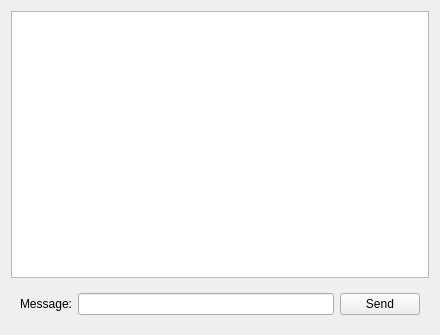
<?xml version="1.0" encoding="UTF-8"?>
<ui version="4.0">
 <class>ClientChatWidget</class>
 <widget class="QWidget" name="ClientChatWidget">
  <property name="geometry">
   <rect>
    <x>0</x>
    <y>0</y>
    <width>440</width>
    <height>335</height>
   </rect>
  </property>
  <property name="windowTitle">
   <string>Form</string>
  </property>
  <layout class="QVBoxLayout" name="verticalLayout">
   <item>
    <widget class="QListWidget" name="lstMessages"/>
   </item>
   <item>
    <widget class="QWidget" name="wdgSend" native="true">
     <layout class="QHBoxLayout" name="horizontalLayout">
      <item>
       <widget class="QLabel" name="label">
        <property name="text">
         <string>Message:</string>
        </property>
       </widget>
      </item>
      <item>
       <widget class="QLineEdit" name="InMessage"/>
      </item>
      <item>
       <widget class="QPushButton" name="btnSendaa">
        <property name="text">
         <string>Send</string>
        </property>
       </widget>
      </item>
     </layout>
    </widget>
   </item>
  </layout>
 </widget>
 <resources/>
 <connections/>
</ui>
